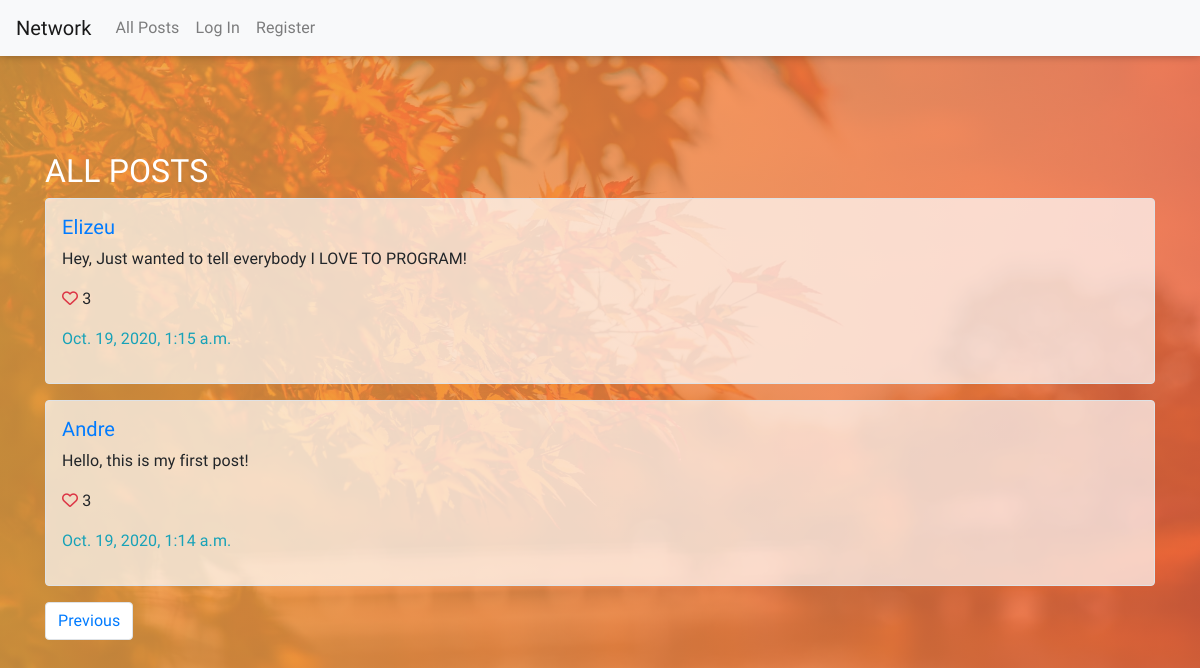
Screenshot of /?page=2 with the database file from the repository.
### network/models.py (models this page shows, shortened)
class Posts(models.Model):
    post = models.TextField()
    user = models.ForeignKey(User, on_delete=models.CASCADE)
    date = models.DateTimeField(auto_now=True)
    likes = models.ManyToManyField(User, related_name='likes')
    class Meta:
        verbose_name_plural = 'Posts'

class User(AbstractUser):
    def serialize(self):
        return {
            "id": self.id,
            "username": self.username,
            "email": self.email
        }

### network/views.py (the view)
# urls.py: path("", views.index, name="index"),
def index(request):
    all_posts = Posts.objects.order_by('-date').all()
    p = Paginator(all_posts, 10)
    page_number = request.GET.get('page', 1)
    try:
        page = p.page(page_number)
    except:
        page = p.page(1)
    return render(request, "network/index.html", {
        'form': NewPost(),
        'posts': page
        })

### network/templates/network/index.html (shortened to what this page needs)
{% extends "network/layout.html" %}
{% block body %}
    <div class="container">
            <br><br>
            <br>
            <h2 class="h2 text-white mt-4">All Posts</h2>
            {% for post in posts %}
                <div class="border rounded  mb-3 pl-3 pt-3 pb-3 posts">
                    <h5 class="h5"><a href="{% url 'network:profile' post.user.id %}">{{post.user | capfirst}}</a></h5>
                    <p id="post-{{ post.id }}">{{post.post}}</p>
                    <p>
                        {% if post.likes.count == 0 %}
                            <i class="far fa-heart text-danger like" data-like="{{ post.id }}"></i>
                            <i class="fas fa-heart text-danger d-none unlike" data-unlike="{{ post.id }}"></i>
                        {% else %}
                            {% if request.user not in post.likes.all %}
                                <i class="far fa-heart text-danger like" data-like="{{ post.id }}"></i>
                            {% else %}
                                <i class="fas fa-heart text-danger unlike" data-unlike="{{ post.id }}"></i>
                                <i class="far fa-heart text-danger d-none like" data-like="{{ post.id }}"></i>
                            {% endif %}
                        {% endif %}
                        <span data-postLikes="{{ post.id }}">{{post.likes.count }}</span>
                    </p>
                    <p class="text-info">{{post.date}}</p>
                </div>
            {% endfor %}
            <nav aria-label="Page navigation example">
                <ul class="pagination">
                    {% if posts.has_previous %}
                        <li class="page-item"><a class="page-link" href="{% url 'network:index' %}?page={{ posts.previous_page_number }}">Previous</a></li>
                    {% endif %}
                </ul>
            </nav>
    </div>
{% endblock %}

### network/static/network/styles.css (style rules this page uses)
body { background-image: linear-gradient( to right, rgba(238, 169, 73, 0.8), rgba(244, 107, 69, 0.8)), url(bg3.jpg); background-position: center; background-attachment: fixed; background-size: cover; font-family: 'Heebo', sans-serif; letter-spacing: 0.1px; }
.posts { background-color: rgba(255, 255, 255, 0.7); }
.h2 { color: #4c4a37; text-transform: uppercase; font-weight: 500; }

### rows the page displays
Posts: user "Elizeu", post "Hey, Just wanted to tell everybody I LOVE TO PROGRAM!", likes.count "3", date "Oct. 19, 2020, 1:15 a.m."
Posts: user "Andre", post "Hello, this is my first post!", likes.count "3", date "Oct. 19, 2020, 1:14 a.m."
